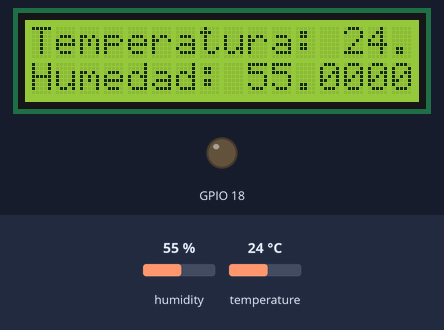
Bench run of a sketch on a simulated ESP32. Parts: 16×2 character LCD, output pins drawn as LEDs (lit = HIGH). The inputs (shaded band) are chosen by the test bench; at power-on: humidity 55 %, temperature 24 °C. WiFi joins after 1.5 s; servers stay silent unless stated; what the sketch prints to the serial monitor is not drawn.

Above: at 3.0 s.
3.1 s: humidity set to 22 %
At 6.1 s:
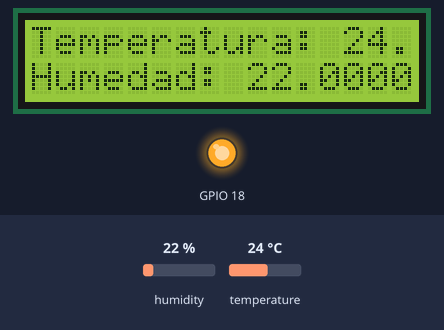
7.1 s: temperature set to 12 °C
At 7.9 s:
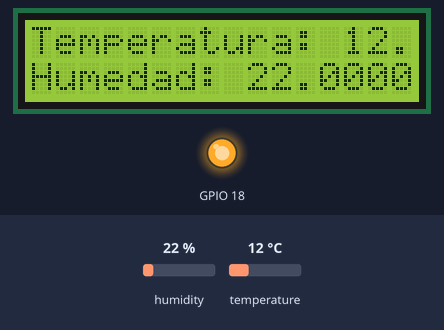
10.6 s: humidity set to 40 %
At 14.8 s:
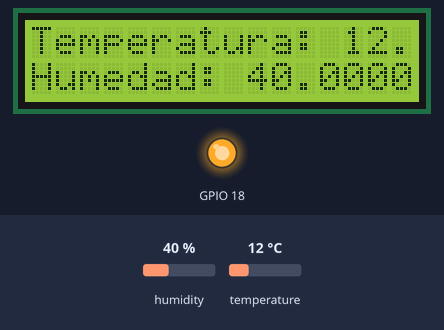
15.1 s: temperature set to 19 °C
At 15.5 s:
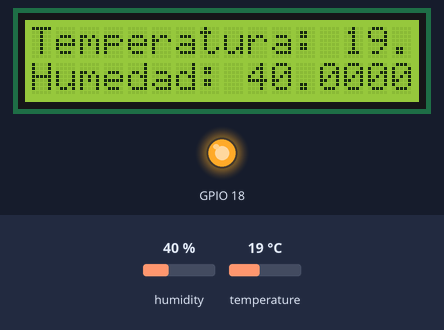
Timing chart, 0 to 18.1 s (numbered marks = the images above; inputs shaded):
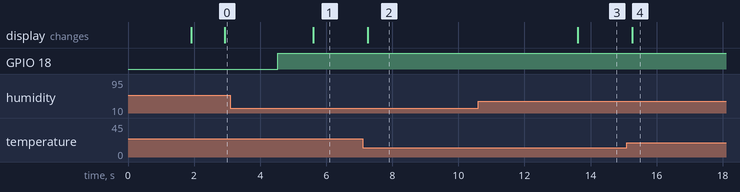

The sketch:

pruebav1.ino
```cpp
#define BLYNK_TEMPLATE_ID "TMPL2jdQ1CEHU"
#define BLYNK_TEMPLATE_NAME "Proyecto"
#define BLYNK_AUTH_TOKEN "UFbtWqzgdS7CxkRDYi2TTU95jpir9fkP"
#include "DHT.h"
#define DHTPIN 4
#define DHTTYPE DHT11
#define BLYNK_PRINT Serial
#include <WiFi.h>
#include <WiFiClient.h>
#include <BlynkSimpleEsp32_SSL.h>
#include <LiquidCrystal_I2C.h>


char auth[]=BLYNK_AUTH_TOKEN;
char ssid[]="Laboratorios";//ssid de la red WiFi
char pass[]="C3nf0Labs$"; //clave de la red WiFi
DHT dht (DHTPIN, DHTTYPE);
BlynkTimer timer;
float h;
float t;
LiquidCrystal_I2C lcd(0x27,16,2);

void myTimerEvent()
{
Blynk.virtualWrite(V0,h);
delay(100);
Blynk.virtualWrite(V1,t);
}
void setup()
{
  lcd.begin();
  lcd.backlight();
dht.begin();
pinMode(18,OUTPUT);
Serial.begin(9600);
Blynk.begin(auth,ssid,pass);
timer.setInterval(1000L,myTimerEvent);

}
void loop()
{
h=dht.readHumidity();
t=dht.readTemperature();
lcd.setCursor(0, 0);
lcd.print("Temperatura: ");
lcd.print(t, DEC);
delay(1000);
lcd.setCursor(0,1);
lcd.print("Humedad: ");
lcd.print(h,DEC);
delay(1000);
 if(isnan(h)||isnan(t)){
 Serial.println(F("No se puede leer el sensor"));
 return;
 }
 Serial.print(F("Humedad:"));
 Serial.println(h);
 Serial.print(F("Temperatura:"));
 Serial.println(t);
 Blynk.run();
 delay(500);
 timer.run();

 if(t<37.5){
  digitalWrite(18,HIGH);
  }if(t>38.5){
    digitalWrite(18,LOW);
    }
};
```

Measured:
- after the input at 3.1 s, the display: changes after 2.5 s (image 1)
- after the input at 7.1 s, the display: changes after 0.15 s (image 2)
- after the input at 10.6 s, the display: changes after 3.0 s (image 3)
- after the input at 15.1 s, the display: changes after 0.16 s (image 4)
